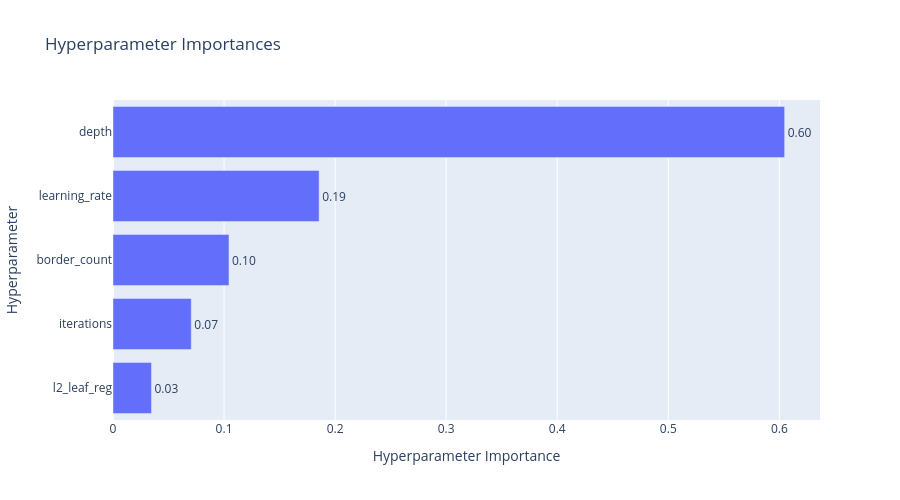

Write notebook code for a chart like this one.
### Code cell
# Visualize parameter importances
fig = plot_param_importances(study)
fig.update_layout(title="Hyperparameter Importances", width=900, height=500)
fig.show()

### Figure 1 — Plotly figure (JSON) as saved in the notebook; plotly's stock layout.template omitted (floating-point values rounded to 4 significant figures)
{"data": [{"cliponaxis": false, "hovertemplate": ["l2_leaf_reg (FloatDistribution): 0.034670933883871075<extra></extra>", "iterations (IntDistribution): 0.07048196513268024<extra></extra>", "border_count (IntDistribution): 0.10445247417196128<extra></extra>", "learning_rate (FloatDistribution): 0.18560773090207397<extra></extra>", "depth (IntDistribution): 0.6047868959094134<extra></extra>"], "name": "Objective Value", "orientation": "h", "text": ["0.03", "0.07", "0.10", "0.19", "0.60"], "textposition": "outside", "type": "bar", "x": [0.03467, 0.07048, 0.1045, 0.1856, 0.6048], "y": ["l2_leaf_reg", "iterations", "border_count", "learning_rate", "depth"]}], "layout": {"height": 500, "title": {"text": "Hyperparameter Importances"}, "width": 900, "xaxis": {"title": {"text": "Hyperparameter Importance"}}, "yaxis": {"title": {"text": "Hyperparameter"}}}}
